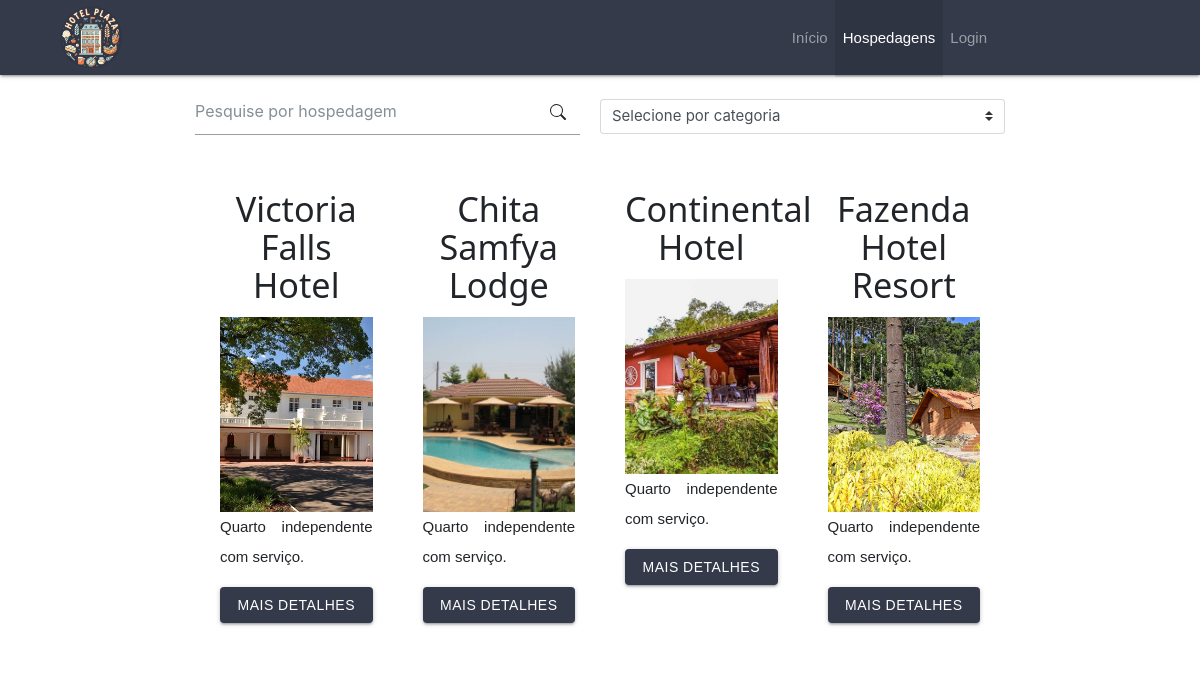
The page /rooms.php on the database its author committed.
### tables this page shows
CREATE TABLE IF NOT EXISTS rooms (
  id INT(11) NOT NULL AUTO_INCREMENT,
  room_number VARCHAR(255) NOT NULL,
  host INT NOT NULL,
  type VARCHAR(255) NOT NULL,
  price TEXT NOT NULL,
  details TEXT NOT NULL,
  photo TEXT NOT NULL,
  endereco VARCHAR(255) NULL,
  usuario_id INT NOT NULL,
  PRIMARY KEY (id),
  FOREIGN KEY (usuario_id) REFERENCES users (id)
);

### rooms.php (the view, shortened to what this page needs)
<?php
require_once 'core/core.php';
include 'includes/header.php';
include 'includes/navigation.php';
$sql = "SELECT * FROM rooms";
$result = $db->query($sql);
?>
<div class="container"><br />
<div class="row mb-3" style="margin-top:10px">
    <div class="input-group">
        <input type="text" class="form-control" id="search" placeholder="Pesquise por hospedagem">
        <div class="input-group-append">
            <span class="input-group-text">
            </span>
        </div>
        <select class="custom-select" id="category" style="margin-top:10px; margin-left:20px">
            <option value="selecao">Selecione por categoria</option>
        </select>
        </div>
</div>
    <div class="row">
    <?php while ($room = mysqli_fetch_assoc($result)): ?>
        <div class="col-lg-3 col-md-4 col-sm-6">
             <div class="room-card" data-room-id="<?= $room['id']; ?>" data-room-name="<?= $room['room_number']; ?>" data-room-category="<?= $room['type']; ?>" onclick="redirectToDetails(this)">
                     <h4 class="text-center"><?= $room['room_number']; ?></h4>
                    <div class="room-image">
                        <img src="<?= $room['photo']; ?>" class="img-responsive" alt="room" width="100%" height="200px">
                    </div>
                    <section class="text-justify">
                        <p>
                            <?php
                            $details = $room['details'];
                            echo $details;
                            ?>
                        </p>
                        <a href="details.php?room=<?= $room['id']; ?>" style="background-color: #343a4a;border-radius: 4px" class="btn btn-block btn-primary">Mais Detalhes</a>
                    </section>
                </div>
            </div>
        <?php endwhile; ?>
    </div>
</div>

### includes/header.php (shortened to what this page needs)
<!DOCTYPE html>
<html lang="pt-br">
  <head>
    <link href="vendor/bootstrap/css/bootstrap.min.css" rel="stylesheet">
    <link href="css/w3.css" rel="stylesheet">
    <link href="css/full-width-pics.css" rel="stylesheet">
  </head>
  <body>

### includes/navigation.php (shortened to what this page needs)
<?php
$current_page = basename($_SERVER['PHP_SELF']);
?>
<!DOCTYPE html>
<html lang="pt-br">
<head>
  <link href="css/materialize.css" type="text/css" rel="stylesheet" media="screen,projection"/>
  <link href="css/style.css" type="text/css" rel="stylesheet" media="screen,projection"/>
</head>
<body>
 <nav class="navbar navbar-expand-xl navbar-dark fixed-top" style="background-color: #343a4a;height: 75px; ">
  <div class="container nav-wrapper">
    <a class="navbar-brand" href="index.php"><img src="./img/logo.png" style="width: 70px; height: auto; margin-top: -8px; margin-left: -150px;" alt="logo"></a>
    <div class="collapse navbar-collapse" id="navbarResponsive">
      <ul class="navbar-nav ml-auto">
        <li class="nav-item <?php echo ($current_page === 'index.php') ? 'active' : ''; ?>">
          <a class="nav-link" href="index.php">Início
          </a>
        </li>
        <li class="nav-item <?php echo ($current_page === 'rooms.php') ? 'active' : ''; ?>">
          <a class="nav-link" href="rooms.php">Hospedagens</a>
        </li>
        <?php if (!empty($userID)) : ?>
          <li class="nav-item">
            <a class="nav-link" href="./admin">Reservas</a>
          </li>
        <?php else : ?>
          <div id="login-div">
            <li class="nav-item">
            <a class="nav-link" href="../../ht/admin/login.php">Login</a>
            </li>
          </div>
        <?php endif; ?>
      </ul>
    </div>
  </div>
</nav>
        </body>
        </html>

### css/w3.css (style rules this page uses)
* { -webkit-box-sizing:border-box;-moz-box-sizing:border-box;box-sizing:border-box }
html { -ms-text-size-adjust:100%;-webkit-text-size-adjust:100% }
body { margin:0 }
article,aside,details,figcaption,figure,footer,header,hgroup,main,menu,nav,section,summary { display:block }
a { -webkit-tap-highlight-color:transparent;background-color:transparent }
img { border:0 }
svg:not(:root) { overflow:hidden }
button,input,optgroup,select,textarea { color:inherit;font:inherit;margin:0 }
button,select { text-transform:none }
html,body { font-family:Verdana,sans-serif;font-size:15px;line-height:1.5 }
h1,h2,h3,h4,h5,h6,.w3-slim,.w3-wide { font-family:"Segoe UI",Arial,sans-serif }
h4 { font-size:20px }
h1,h2,h3,h4,h5,h6 { font-weight:400;margin:10px 0 }
img { margin-bottom:-5px }
a { color:inherit }

### css/full-width-pics.css (style rules this page uses)
body { padding-top: 54px; }
@media (min-width: 992px) { body { padding-top: 56px; } }

### css/style.css (style rules this page uses)
nav ul a, nav .brand-logo { color:#444; }
p { line-height: 2rem; }

### rooms.php (style rules this page uses)
.img-responsive { transition: transform 0.3s; }
.btn-primary { transition: transform 0.3s; }
.room-card { border: none; padding: 10px; transition: transform 0.2s; margin-bottom: 20px; }
.room-image { overflow: hidden; }
.room-image img { transition: transform 0.2s; object-fit: cover; width: 100%; height: 200px; }

### rows shown on the page
rooms: room_number "Victoria Falls Hotel", photo (picture), details "Quarto independente com serviço."
rooms: room_number "Chita Samfya Lodge", photo (picture), details "Quarto independente com serviço."
rooms: room_number "Continental Hotel", photo (picture), details "Quarto independente com serviço."
rooms: room_number "Fazenda Hotel Resort", photo (picture), details "Quarto independente com serviço."
